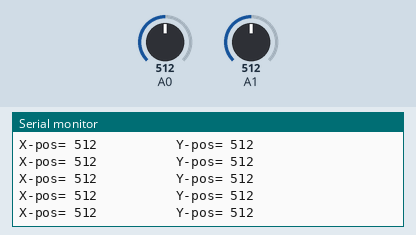
The sketch below on a simulated Arduino Uno, built with avr-gcc and run on an emulated ATmega328P. Parts: the last lines printed to the serial monitor. Inputs (shaded band) come from the test bench; at power-on: A0 = 512, A1 = 512.

Above: at 1.2 s.
1.3 s: A0 set to 108
At 2.2 s:
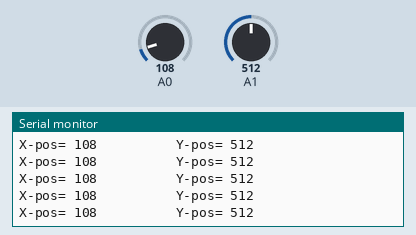
4.3 s: A0 set to 94
At 4.9 s:
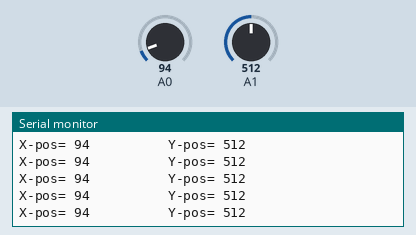
7.3 s: A1 set to 11
At 8.3 s:
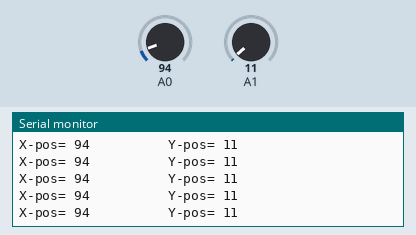
8.8 s: A1 set to 8
At 9.8 s:
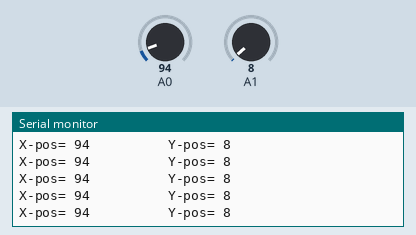
14.8 s: A1 set to 92
At 15.6 s:
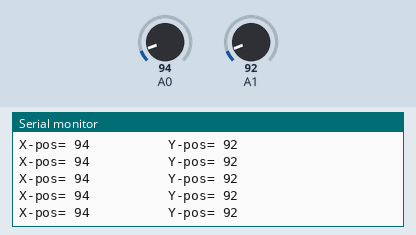
16.3 s: A1 set to 107
At 16.8 s:
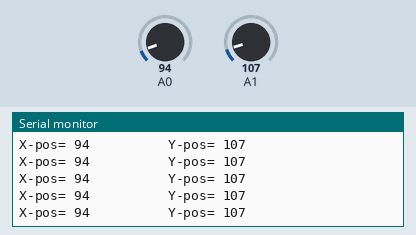
Timing chart, 0 to 19.3 s (numbered marks = the images above; inputs shaded):
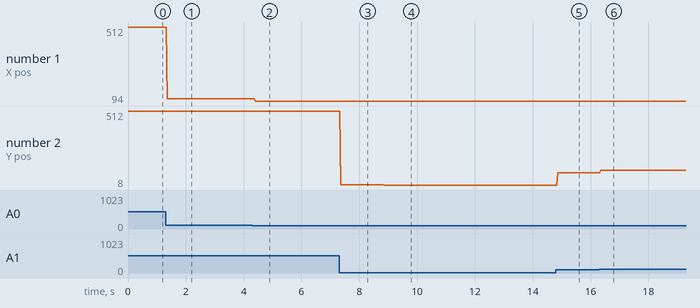

Measured:
- after the input at 1.3 s, the serial monitor: prints a new line after 0.06 s (image 1)
- after the input at 4.3 s, the serial monitor: prints a new line after 0.09 s (image 2)
- after the input at 7.3 s, the serial monitor: prints a new line after 0.06 s (image 3)
- after the input at 8.8 s, the serial monitor: prints a new line after 0.06 s (image 4)
- after the input at 14.8 s, the serial monitor: prints a new line after 0.06 s (image 5)
- after the input at 16.3 s, the serial monitor: prints a new line after 0.06 s (image 6)
- plotted number 1: 512 → 108 after the input at 1.3 s, 108 → 94 after the input at 4.3 s
- plotted number 2: 512 → 11 after the input at 7.3 s, 11 → 8 after the input at 8.8 s, 8 → 92 after the input at 14.8 s, 92 → 107 after the input at 16.3 s

The sketch:

Analog_potentiometer_readings.ino
```cpp
void setup() {
  pinMode(A0, INPUT);
  pinMode(A1, INPUT);
  Serial.begin(9600);
}

void loop() {
 //Print X-pos analog 10-bit værdi (0-1023)
 Serial.print("X-pos= ");
 Serial.print(analogRead(A0));

  //Print X-pos analog 10-bit værdi (0-1023)
 Serial.print("          Y-pos= ");
 Serial.println(analogRead(A1));

}
```
